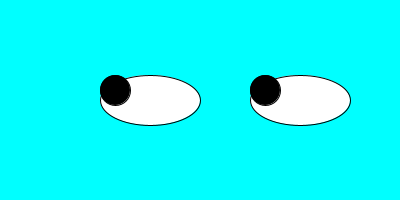
Frame 1 (no input)
Frame 60 (the mouse pressed at the canvas centre just before this capture): identical to frame 1, image omitted
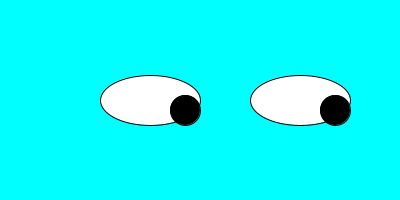
Frame 120 (the mouse held since frame 60 and released just before this capture)

The Processing sketch that drew these frames (run headless with seeded random() and noise(); from frame 60 on, the mouse is pressed at the canvas centre):

// Processing sketch: GooglyEyes
// ── GooglyEyes.pde
void setup() {
  size(400,200);
  background(0,255,255);
  ellipseMode(LEFT);
}

void draw() {
  background(0,255,255);
  int distanceBetween = 150;
  fill (255,255,255);
  ellipse (100,75,100,50);
  ellipse (100 + distanceBetween,75,100,50); 
  
  fill (0,0,0);
    if (mouseX < 100) mouseX = 100;
    if (mouseX > 170) mouseX = 170;
    if (mouseY < 75) mouseY = 75;
    if (mouseY > 95) mouseY = 95;
    ellipse (mouseX, mouseY, 30,30);
    ellipse(mouseX + distanceBetween, mouseY, 30, 30);
}
